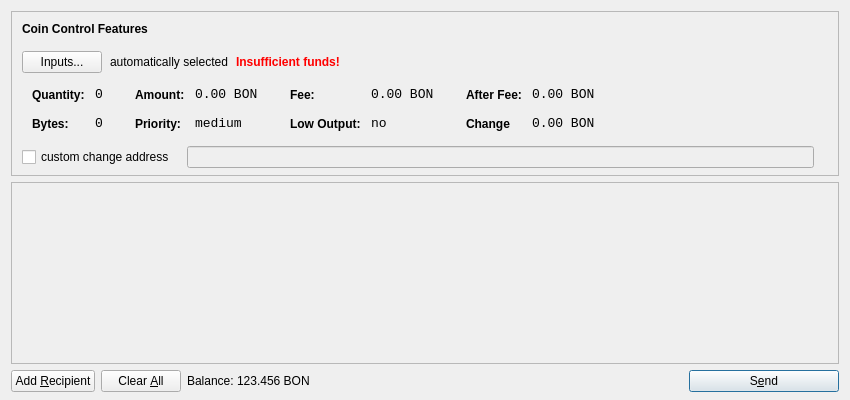
<?xml version="1.0" encoding="UTF-8"?>
<ui version="4.0">
 <class>SendCoinsDialog</class>
 <widget class="QDialog" name="SendCoinsDialog">
  <property name="geometry">
   <rect>
    <x>0</x>
    <y>0</y>
    <width>850</width>
    <height>400</height>
   </rect>
  </property>
  <property name="windowTitle">
   <string>Send Coins</string>
  </property>
  <layout class="QVBoxLayout" name="verticalLayout" stretch="0,1,0">
   <property name="bottomMargin">
    <number>8</number>
   </property>
   <item>
    <widget class="QFrame" name="frameCoinControl">
     <property name="sizePolicy">
      <sizepolicy hsizetype="Expanding" vsizetype="Expanding">
       <horstretch>0</horstretch>
       <verstretch>0</verstretch>
      </sizepolicy>
     </property>
     <property name="maximumSize">
      <size>
       <width>16777215</width>
       <height>16777215</height>
      </size>
     </property>
     <property name="frameShape">
      <enum>QFrame::StyledPanel</enum>
     </property>
     <property name="frameShadow">
      <enum>QFrame::Sunken</enum>
     </property>
     <layout class="QVBoxLayout" name="verticalLayoutCoinControl2">
      <property name="spacing">
       <number>-1</number>
      </property>
      <property name="leftMargin">
       <number>0</number>
      </property>
      <property name="topMargin">
       <number>0</number>
      </property>
      <property name="rightMargin">
       <number>0</number>
      </property>
      <property name="bottomMargin">
       <number>6</number>
      </property>
      <item>
       <layout class="QVBoxLayout" name="verticalLayoutCoinControl" stretch="0,0,0,0,1">
        <property name="spacing">
         <number>0</number>
        </property>
        <property name="leftMargin">
         <number>10</number>
        </property>
        <property name="topMargin">
         <number>10</number>
        </property>
        <item>
         <layout class="QHBoxLayout" name="horizontalLayoutCoinControl1">
          <property name="bottomMargin">
           <number>15</number>
          </property>
          <item>
           <widget class="QLabel" name="labelCoinControlFeatures">
            <property name="sizePolicy">
             <sizepolicy hsizetype="Preferred" vsizetype="Maximum">
              <horstretch>0</horstretch>
              <verstretch>0</verstretch>
             </sizepolicy>
            </property>
            <property name="font">
             <font>
              <weight>75</weight>
              <bold>true</bold>
             </font>
            </property>
            <property name="styleSheet">
             <string notr="true">font-weight:bold;</string>
            </property>
            <property name="text">
             <string>Coin Control Features</string>
            </property>
           </widget>
          </item>
         </layout>
        </item>
        <item>
         <layout class="QHBoxLayout" name="horizontalLayoutCoinControl2" stretch="0,0,0,0">
          <property name="spacing">
           <number>8</number>
          </property>
          <property name="bottomMargin">
           <number>10</number>
          </property>
          <item>
           <widget class="QPushButton" name="pushButtonCoinControl">
            <property name="styleSheet">
             <string notr="true"/>
            </property>
            <property name="text">
             <string>Inputs...</string>
            </property>
           </widget>
          </item>
          <item>
           <widget class="QLabel" name="labelCoinControlAutomaticallySelected">
            <property name="text">
             <string>automatically selected</string>
            </property>
            <property name="margin">
             <number>5</number>
            </property>
           </widget>
          </item>
          <item>
           <widget class="QLabel" name="labelCoinControlInsuffFunds">
            <property name="font">
             <font>
              <weight>75</weight>
              <bold>true</bold>
             </font>
            </property>
            <property name="styleSheet">
             <string notr="true">color:red;font-weight:bold;</string>
            </property>
            <property name="text">
             <string>Insufficient funds!</string>
            </property>
            <property name="margin">
             <number>5</number>
            </property>
           </widget>
          </item>
          <item>
           <spacer name="horizontalSpacerCoinControl">
            <property name="orientation">
             <enum>Qt::Horizontal</enum>
            </property>
            <property name="sizeHint" stdset="0">
             <size>
              <width>40</width>
              <height>1</height>
             </size>
            </property>
           </spacer>
          </item>
         </layout>
        </item>
        <item>
         <widget class="QWidget" name="widgetCoinControl" native="true">
          <property name="sizePolicy">
           <sizepolicy hsizetype="Preferred" vsizetype="Preferred">
            <horstretch>0</horstretch>
            <verstretch>0</verstretch>
           </sizepolicy>
          </property>
          <property name="minimumSize">
           <size>
            <width>0</width>
            <height>0</height>
           </size>
          </property>
          <property name="styleSheet">
           <string notr="true"/>
          </property>
          <layout class="QHBoxLayout" name="horizontalLayoutCoinControl5">
           <property name="margin">
            <number>0</number>
           </property>
           <item>
            <layout class="QHBoxLayout" name="horizontalLayoutCoinControl3" stretch="0,0,0,1">
             <property name="spacing">
              <number>20</number>
             </property>
             <property name="topMargin">
              <number>0</number>
             </property>
             <property name="bottomMargin">
              <number>10</number>
             </property>
             <item>
              <layout class="QFormLayout" name="formLayoutCoinControl1">
               <property name="horizontalSpacing">
                <number>10</number>
               </property>
               <property name="verticalSpacing">
                <number>14</number>
               </property>
               <property name="leftMargin">
                <number>10</number>
               </property>
               <property name="topMargin">
                <number>4</number>
               </property>
               <property name="rightMargin">
                <number>6</number>
               </property>
               <item row="0" column="0">
                <widget class="QLabel" name="labelCoinControlQuantityText">
                 <property name="styleSheet">
                  <string notr="true">font-weight:bold;</string>
                 </property>
                 <property name="text">
                  <string>Quantity:</string>
                 </property>
                 <property name="margin">
                  <number>0</number>
                 </property>
                </widget>
               </item>
               <item row="0" column="1">
                <widget class="QLabel" name="labelCoinControlQuantity">
                 <property name="font">
                  <font>
                   <family>Monospace</family>
                   <pointsize>10</pointsize>
                  </font>
                 </property>
                 <property name="cursor">
                  <cursorShape>IBeamCursor</cursorShape>
                 </property>
                 <property name="contextMenuPolicy">
                  <enum>Qt::ActionsContextMenu</enum>
                 </property>
                 <property name="text">
                  <string>0</string>
                 </property>
                 <property name="margin">
                  <number>0</number>
                 </property>
                 <property name="textInteractionFlags">
                  <set>Qt::LinksAccessibleByMouse|Qt::TextSelectableByKeyboard|Qt::TextSelectableByMouse</set>
                 </property>
                </widget>
               </item>
               <item row="1" column="0">
                <widget class="QLabel" name="labelCoinControlBytesText">
                 <property name="styleSheet">
                  <string notr="true">font-weight:bold;</string>
                 </property>
                 <property name="text">
                  <string>Bytes:</string>
                 </property>
                </widget>
               </item>
               <item row="1" column="1">
                <widget class="QLabel" name="labelCoinControlBytes">
                 <property name="font">
                  <font>
                   <family>Monospace</family>
                   <pointsize>10</pointsize>
                  </font>
                 </property>
                 <property name="cursor">
                  <cursorShape>IBeamCursor</cursorShape>
                 </property>
                 <property name="contextMenuPolicy">
                  <enum>Qt::ActionsContextMenu</enum>
                 </property>
                 <property name="text">
                  <string>0</string>
                 </property>
                 <property name="textInteractionFlags">
                  <set>Qt::LinksAccessibleByMouse|Qt::TextSelectableByKeyboard|Qt::TextSelectableByMouse</set>
                 </property>
                </widget>
               </item>
              </layout>
             </item>
             <item>
              <layout class="QFormLayout" name="formLayoutCoinControl2">
               <property name="horizontalSpacing">
                <number>10</number>
               </property>
               <property name="verticalSpacing">
                <number>14</number>
               </property>
               <property name="leftMargin">
                <number>6</number>
               </property>
               <property name="topMargin">
                <number>4</number>
               </property>
               <property name="rightMargin">
                <number>6</number>
               </property>
               <item row="0" column="0">
                <widget class="QLabel" name="labelCoinControlAmountText">
                 <property name="styleSheet">
                  <string notr="true">font-weight:bold;</string>
                 </property>
                 <property name="text">
                  <string>Amount:</string>
                 </property>
                 <property name="margin">
                  <number>0</number>
                 </property>
                </widget>
               </item>
               <item row="0" column="1">
                <widget class="QLabel" name="labelCoinControlAmount">
                 <property name="font">
                  <font>
                   <family>Monospace</family>
                   <pointsize>10</pointsize>
                  </font>
                 </property>
                 <property name="cursor">
                  <cursorShape>IBeamCursor</cursorShape>
                 </property>
                 <property name="contextMenuPolicy">
                  <enum>Qt::ActionsContextMenu</enum>
                 </property>
                 <property name="text">
                  <string>0.00 BON</string>
                 </property>
                 <property name="textInteractionFlags">
                  <set>Qt::LinksAccessibleByMouse|Qt::TextSelectableByKeyboard|Qt::TextSelectableByMouse</set>
                 </property>
                </widget>
               </item>
               <item row="1" column="0">
                <widget class="QLabel" name="labelCoinControlPriorityText">
                 <property name="styleSheet">
                  <string notr="true">font-weight:bold;</string>
                 </property>
                 <property name="text">
                  <string>Priority:</string>
                 </property>
                </widget>
               </item>
               <item row="1" column="1">
                <widget class="QLabel" name="labelCoinControlPriority">
                 <property name="font">
                  <font>
                   <family>Monospace</family>
                   <pointsize>10</pointsize>
                  </font>
                 </property>
                 <property name="cursor">
                  <cursorShape>IBeamCursor</cursorShape>
                 </property>
                 <property name="contextMenuPolicy">
                  <enum>Qt::ActionsContextMenu</enum>
                 </property>
                 <property name="text">
                  <string>medium</string>
                 </property>
                 <property name="textInteractionFlags">
                  <set>Qt::LinksAccessibleByMouse|Qt::TextSelectableByKeyboard|Qt::TextSelectableByMouse</set>
                 </property>
                </widget>
               </item>
              </layout>
             </item>
             <item>
              <layout class="QFormLayout" name="formLayoutCoinControl3">
               <property name="horizontalSpacing">
                <number>10</number>
               </property>
               <property name="verticalSpacing">
                <number>14</number>
               </property>
               <property name="leftMargin">
                <number>6</number>
               </property>
               <property name="topMargin">
                <number>4</number>
               </property>
               <property name="rightMargin">
                <number>6</number>
               </property>
               <item row="0" column="0">
                <widget class="QLabel" name="labelCoinControlFeeText">
                 <property name="styleSheet">
                  <string notr="true">font-weight:bold;</string>
                 </property>
                 <property name="text">
                  <string>Fee:</string>
                 </property>
                 <property name="margin">
                  <number>0</number>
                 </property>
                </widget>
               </item>
               <item row="0" column="1">
                <widget class="QLabel" name="labelCoinControlFee">
                 <property name="font">
                  <font>
                   <family>Monospace</family>
                   <pointsize>10</pointsize>
                  </font>
                 </property>
                 <property name="cursor">
                  <cursorShape>IBeamCursor</cursorShape>
                 </property>
                 <property name="contextMenuPolicy">
                  <enum>Qt::ActionsContextMenu</enum>
                 </property>
                 <property name="text">
                  <string>0.00 BON</string>
                 </property>
                 <property name="textInteractionFlags">
                  <set>Qt::LinksAccessibleByMouse|Qt::TextSelectableByKeyboard|Qt::TextSelectableByMouse</set>
                 </property>
                </widget>
               </item>
               <item row="1" column="0">
                <widget class="QLabel" name="labelCoinControlLowOutputText">
                 <property name="styleSheet">
                  <string notr="true">font-weight:bold;</string>
                 </property>
                 <property name="text">
                  <string>Low Output:</string>
                 </property>
                </widget>
               </item>
               <item row="1" column="1">
                <widget class="QLabel" name="labelCoinControlLowOutput">
                 <property name="font">
                  <font>
                   <family>Monospace</family>
                   <pointsize>10</pointsize>
                  </font>
                 </property>
                 <property name="cursor">
                  <cursorShape>IBeamCursor</cursorShape>
                 </property>
                 <property name="contextMenuPolicy">
                  <enum>Qt::ActionsContextMenu</enum>
                 </property>
                 <property name="text">
                  <string>no</string>
                 </property>
                 <property name="textInteractionFlags">
                  <set>Qt::LinksAccessibleByMouse|Qt::TextSelectableByKeyboard|Qt::TextSelectableByMouse</set>
                 </property>
                </widget>
               </item>
              </layout>
             </item>
             <item>
              <layout class="QFormLayout" name="formLayoutCoinControl4">
               <property name="horizontalSpacing">
                <number>10</number>
               </property>
               <property name="verticalSpacing">
                <number>14</number>
               </property>
               <property name="leftMargin">
                <number>6</number>
               </property>
               <property name="topMargin">
                <number>4</number>
               </property>
               <property name="rightMargin">
                <number>6</number>
               </property>
               <item row="0" column="0">
                <widget class="QLabel" name="labelCoinControlAfterFeeText">
                 <property name="styleSheet">
                  <string notr="true">font-weight:bold;</string>
                 </property>
                 <property name="text">
                  <string>After Fee:</string>
                 </property>
                 <property name="margin">
                  <number>0</number>
                 </property>
                </widget>
               </item>
               <item row="0" column="1">
                <widget class="QLabel" name="labelCoinControlAfterFee">
                 <property name="font">
                  <font>
                   <family>Monospace</family>
                   <pointsize>10</pointsize>
                  </font>
                 </property>
                 <property name="cursor">
                  <cursorShape>IBeamCursor</cursorShape>
                 </property>
                 <property name="contextMenuPolicy">
                  <enum>Qt::ActionsContextMenu</enum>
                 </property>
                 <property name="text">
                  <string>0.00 BON</string>
                 </property>
                 <property name="textInteractionFlags">
                  <set>Qt::LinksAccessibleByMouse|Qt::TextSelectableByKeyboard|Qt::TextSelectableByMouse</set>
                 </property>
                </widget>
               </item>
               <item row="1" column="0">
                <widget class="QLabel" name="labelCoinControlChangeText">
                 <property name="styleSheet">
                  <string notr="true">font-weight:bold;</string>
                 </property>
                 <property name="text">
                  <string>Change</string>
                 </property>
                </widget>
               </item>
               <item row="1" column="1">
                <widget class="QLabel" name="labelCoinControlChange">
                 <property name="font">
                  <font>
                   <family>Monospace</family>
                   <pointsize>10</pointsize>
                  </font>
                 </property>
                 <property name="cursor">
                  <cursorShape>IBeamCursor</cursorShape>
                 </property>
                 <property name="contextMenuPolicy">
                  <enum>Qt::ActionsContextMenu</enum>
                 </property>
                 <property name="text">
                  <string>0.00 BON</string>
                 </property>
                 <property name="textInteractionFlags">
                  <set>Qt::LinksAccessibleByMouse|Qt::TextSelectableByKeyboard|Qt::TextSelectableByMouse</set>
                 </property>
                </widget>
               </item>
              </layout>
             </item>
            </layout>
           </item>
          </layout>
         </widget>
        </item>
        <item>
         <layout class="QHBoxLayout" name="horizontalLayoutCoinControl4" stretch="0,0,0">
          <property name="spacing">
           <number>12</number>
          </property>
          <property name="sizeConstraint">
           <enum>QLayout::SetDefaultConstraint</enum>
          </property>
          <property name="topMargin">
           <number>5</number>
          </property>
          <property name="rightMargin">
           <number>5</number>
          </property>
          <item>
           <widget class="QCheckBox" name="checkBoxCoinControlChange">
            <property name="text">
             <string>custom change address</string>
            </property>
           </widget>
          </item>
          <item>
           <widget class="QLineEdit" name="lineEditCoinControlChange">
            <property name="enabled">
             <bool>false</bool>
            </property>
            <property name="sizePolicy">
             <sizepolicy hsizetype="Expanding" vsizetype="Fixed">
              <horstretch>0</horstretch>
              <verstretch>0</verstretch>
             </sizepolicy>
            </property>
           </widget>
          </item>
          <item>
           <widget class="QLabel" name="labelCoinControlChangeLabel">
            <property name="sizePolicy">
             <sizepolicy hsizetype="Preferred" vsizetype="Expanding">
              <horstretch>0</horstretch>
              <verstretch>0</verstretch>
             </sizepolicy>
            </property>
            <property name="minimumSize">
             <size>
              <width>0</width>
              <height>0</height>
             </size>
            </property>
            <property name="text">
             <string/>
            </property>
            <property name="margin">
             <number>3</number>
            </property>
           </widget>
          </item>
         </layout>
        </item>
        <item>
         <spacer name="verticalSpacerCoinControl">
          <property name="orientation">
           <enum>Qt::Vertical</enum>
          </property>
          <property name="sizeHint" stdset="0">
           <size>
            <width>800</width>
            <height>1</height>
           </size>
          </property>
         </spacer>
        </item>
       </layout>
      </item>
     </layout>
    </widget>
   </item>
   <item>
    <widget class="QScrollArea" name="scrollArea">
     <property name="widgetResizable">
      <bool>true</bool>
     </property>
     <widget class="QWidget" name="scrollAreaWidgetContents">
      <property name="geometry">
       <rect>
        <x>0</x>
        <y>0</y>
        <width>830</width>
        <height>165</height>
       </rect>
      </property>
      <layout class="QVBoxLayout" name="verticalLayout_2">
       <property name="margin">
        <number>0</number>
       </property>
       <item>
        <layout class="QVBoxLayout" name="entries">
         <property name="spacing">
          <number>6</number>
         </property>
        </layout>
       </item>
       <item>
        <spacer name="verticalSpacer">
         <property name="orientation">
          <enum>Qt::Vertical</enum>
         </property>
         <property name="sizeHint" stdset="0">
          <size>
           <width>20</width>
           <height>40</height>
          </size>
         </property>
        </spacer>
       </item>
      </layout>
     </widget>
    </widget>
   </item>
   <item>
    <layout class="QHBoxLayout" name="horizontalLayout">
     <item>
      <widget class="QPushButton" name="addButton">
       <property name="toolTip">
        <string>Send to multiple recipients at once</string>
       </property>
       <property name="text">
        <string>Add &amp;Recipient</string>
       </property>
       <property name="icon">
        <iconset resource="../bitcoin.qrc">
         <normaloff>:/icons/add</normaloff>:/icons/add</iconset>
       </property>
       <property name="autoDefault">
        <bool>false</bool>
       </property>
      </widget>
     </item>
     <item>
      <widget class="QPushButton" name="clearButton">
       <property name="sizePolicy">
        <sizepolicy hsizetype="Minimum" vsizetype="Fixed">
         <horstretch>0</horstretch>
         <verstretch>0</verstretch>
        </sizepolicy>
       </property>
       <property name="toolTip">
        <string>Remove all transaction fields</string>
       </property>
       <property name="text">
        <string>Clear &amp;All</string>
       </property>
       <property name="icon">
        <iconset resource="../bitcoin.qrc">
         <normaloff>:/icons/remove</normaloff>:/icons/remove</iconset>
       </property>
       <property name="autoRepeatDelay">
        <number>300</number>
       </property>
       <property name="autoDefault">
        <bool>false</bool>
       </property>
      </widget>
     </item>
     <item>
      <layout class="QHBoxLayout" name="horizontalLayout_2">
       <property name="spacing">
        <number>3</number>
       </property>
       <item>
        <widget class="QLabel" name="label">
         <property name="sizePolicy">
          <sizepolicy hsizetype="Preferred" vsizetype="Fixed">
           <horstretch>0</horstretch>
           <verstretch>0</verstretch>
          </sizepolicy>
         </property>
         <property name="text">
          <string>Balance:</string>
         </property>
        </widget>
       </item>
       <item>
        <widget class="QLabel" name="labelBalance">
         <property name="sizePolicy">
          <sizepolicy hsizetype="Preferred" vsizetype="Fixed">
           <horstretch>0</horstretch>
           <verstretch>0</verstretch>
          </sizepolicy>
         </property>
         <property name="cursor">
          <cursorShape>IBeamCursor</cursorShape>
         </property>
         <property name="text">
          <string>123.456 BON</string>
         </property>
         <property name="textInteractionFlags">
          <set>Qt::LinksAccessibleByMouse|Qt::TextSelectableByKeyboard|Qt::TextSelectableByMouse</set>
         </property>
        </widget>
       </item>
      </layout>
     </item>
     <item>
      <spacer name="horizontalSpacer">
       <property name="orientation">
        <enum>Qt::Horizontal</enum>
       </property>
       <property name="sizeHint" stdset="0">
        <size>
         <width>40</width>
         <height>20</height>
        </size>
       </property>
      </spacer>
     </item>
     <item>
      <widget class="QPushButton" name="sendButton">
       <property name="minimumSize">
        <size>
         <width>150</width>
         <height>0</height>
        </size>
       </property>
       <property name="toolTip">
        <string>Confirm the send action</string>
       </property>
       <property name="text">
        <string>S&amp;end</string>
       </property>
       <property name="icon">
        <iconset resource="../bitcoin.qrc">
         <normaloff>:/icons/send</normaloff>:/icons/send</iconset>
       </property>
       <property name="default">
        <bool>true</bool>
       </property>
      </widget>
     </item>
    </layout>
   </item>
  </layout>
 </widget>
 <resources>
  <include location="../bitcoin.qrc"/>
 </resources>
 <connections/>
</ui>
